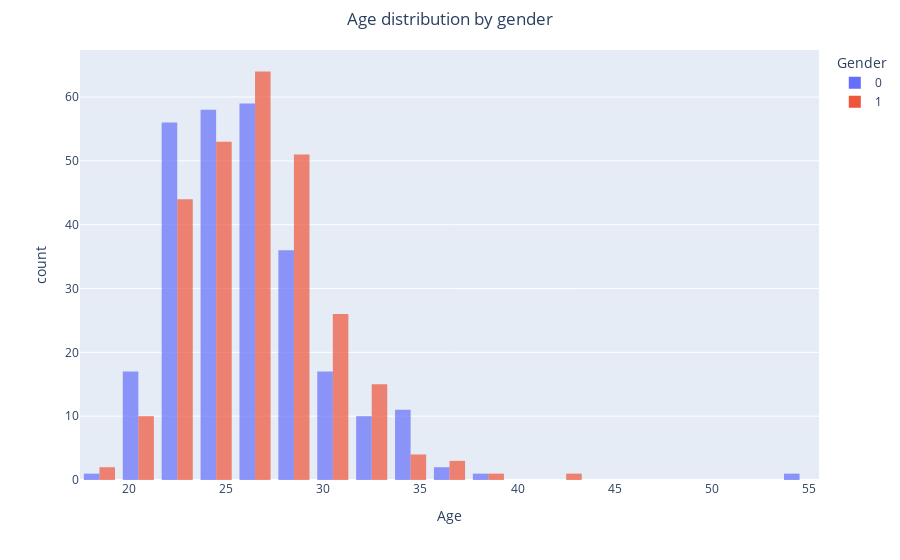

Source (notebook cell):
### Markdown cell above
While age discrepancies are not significant, it's noticeable that male attendees at these events tend to be slightly older than their female counterparts.

### Code cell
fig4 = px.histogram(df_filtered, x="age", color="gender", barmode="group", nbins=20, opacity=0.7,
                    title="Age distribution by gender", labels={"age": "Age", "gender": "Gender"})
fig4.update_xaxes(tickfont=dict(size=12))
fig4.update_layout(margin=dict(t=50), legend_title="Gender", title_x=0.5)
fig4.show()

### Figure 1 — Plotly figure (JSON) as saved in the notebook; plotly's stock layout.template omitted (floating-point values rounded to 4 significant figures; data arrays with more than 128 entries replaced by an {"elided": "..."} marker saying what was removed)
{"data": [{"alignmentgroup": "True", "bingroup": "x", "hovertemplate": "Gender=0<br>Age=%{x}<br>count=%{y}<extra></extra>", "legendgroup": "0", "marker": {"color": "#636efa", "opacity": 0.7, "pattern": {"shape": ""}}, "name": "0", "nbinsx": 20, "offsetgroup": "0", "orientation": "v", "showlegend": true, "type": "histogram", "x": {"elided": "274 int values"}, "xaxis": "x", "yaxis": "y"}, {"alignmentgroup": "True", "bingroup": "x", "hovertemplate": "Gender=1<br>Age=%{x}<br>count=%{y}<extra></extra>", "legendgroup": "1", "marker": {"color": "#EF553B", "opacity": 0.7, "pattern": {"shape": ""}}, "name": "1", "nbinsx": 20, "offsetgroup": "1", "orientation": "v", "showlegend": true, "type": "histogram", "x": {"elided": "277 int values"}, "xaxis": "x", "yaxis": "y"}], "layout": {"barmode": "group", "legend": {"title": {"text": "Gender"}, "tracegroupgap": 0}, "margin": {"t": 50}, "title": {"text": "Age distribution by gender", "x": 0.5}, "xaxis": {"anchor": "y", "domain": [0, 1], "tickfont": {"size": 12}, "title": {"text": "Age"}}, "yaxis": {"anchor": "x", "domain": [0, 1], "title": {"text": "count"}}}}
